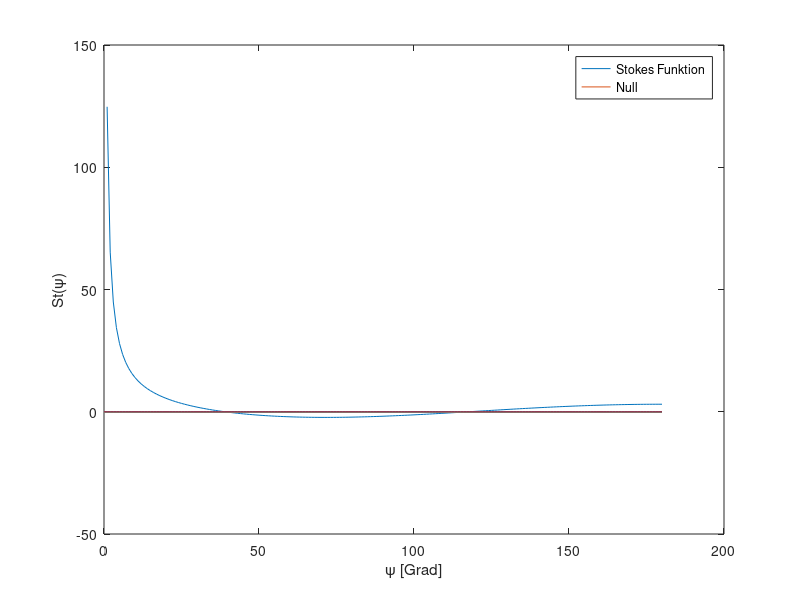

The MATLAB script that drew this image: (Note: this script raises an error after producing the figure.)
% Physikalische Geodaesie Uebung 3
% Nicholas Schneider & Ziqing Yu
% 27/01/2021

%% Initial
clc
close all
clearvars

%% Aufgabe 2 Teil a
% Implementierung und Visualisierung
phi = 0:pi/180:pi;
St = 1 ./ sin(phi/2) - 6 * sin(phi/2) + 1 - 5 * cos(phi) - 3 * cos(phi) .* log(sin(phi/2) + (sin(phi/2)).^2);
f = figure;
plot(phi/pi*180,St)
hold on
plot(phi/pi*180,zeros(length(0:180)));
xlabel('\psi [Grad]'); ylabel('St(\psi)');
legend('Stokes Funktion','Null')
saveas(f,'stokes','png');

% Nullstellen
syms phis
% Einheit: Grad
phi01 = double(vpasolve(1 / sind(phis/2) - 6 * sind(phis/2) + 1 - 5 * cosd(phis) - 3 * cosd(phis) * log(sind(phis/2) + (sind(phis/2))^2),phis,[30,50]));
phi02 = double(vpasolve(1 / sind(phis/2) - 6 * sind(phis/2) + 1 - 5 * cosd(phis) - 3 * cosd(phis) * log(sind(phis/2) + (sind(phis/2))^2),phis,[110,130]));

% Umrechnen in Grad, Minuten und Sekunden
[g1,m1,s1] = g2gms(phi01);
[g2,m2,s2] = g2gms(phi02);
% ganze Sekunde 
s1 = floor(s1);
s2 = floor(s2);

%% Aufgabe 2 Teil b

% Schwer Anomalie
ga = importdata('gravity_anomalies.txt');
ga_all = ga(:,[1,3,5,7,9]);

% Koordinaten
P1 = [48.40067893, 9.97228199]; % [phi,lambda] in Grad
P2 = [48.70311236, 9.65402314];
P3 = [48.80556353, 9.21339955];

N1 = GeoidHeight(P1,ga_all,phi01,phi02);
N2 = GeoidHeight(P2,ga_all,phi01,phi02);
N3 = GeoidHeight(P3,ga_all,phi01,phi02);


function[g,m,s]=g2gms(r)
% Umrechnen von dezimale Grad in Grad, Minuten und Sekunden
% Eingabe: r in Dezimal Grad 
% Ausgabe : g:Grad
%           m:Minute
%           s:Sekunde
if r>0
    g=floor(r);
    m=floor((r-g)*60);
    s=(r-g-m/60)*3600;
else
    r=-r;
    g=floor(r);
    m=floor((r-g)*60);
    s=(r-g-m/60)*3600;
    g=-g;
    m=-m;
    s=-s;
end
end

function[SA] = SphAbs(lambda1,lambda2,phi1,phi2)
% Eingabe: lambda1, lambda2, phi1, phi2: Länge und Breite von Beiden
% Punkten (in Grad)

% Ausgabe: sphärischer Abstand auf der Einheitskugel (in Grad)

SA = acosd(sind(phi1) .* sind(phi2) + cosd(phi1) .* cosd(phi2) .* cosd(lambda1 - lambda2));
end

function[StFun] = StFun(phi)
% phi in Grad
StFun = 1 ./ sind(phi/2) - 6 * sind(phi/2) + 1 - 5 * cosd(phi) - 3 * cosd(phi) .* log(sind(phi/2) + (sind(phi/2)).^2);
end

function [N] = GeoidHeight(P,ga_all,phi01,phi02)
R = 6371000;  % m
gamma = 9.81; % m/s^2 

Bmax = ga_all(:,1);
Bmin = ga_all(:,2);
Lmax = ga_all(:,3);
Lmin = ga_all(:,4);

PM = [(Bmax + Bmin)/2, (Lmax + Lmin)/2]; % Koordinaten der Mittelpunkten in Grad
dg = ga_all(:,5) * 1e-5; % Schwer Anomalie in m/s^2

Phi = SphAbs(P(2),PM(:,2),P(1),PM(:,1));  % in Grad
St_F = StFun(Phi);
Fla_Int = (Lmax - Lmin)/180*pi .* (sind(Bmax) - sind(Bmin)); 

id = (Phi~=phi01 | Phi~=phi02);

St_F = St_F(id);
dg = dg(id);
Fla_Int = Fla_Int(id);

dN = R / (4 * gamma * pi) .* St_F .* dg .* Fla_Int;
N = sum(dN);
end